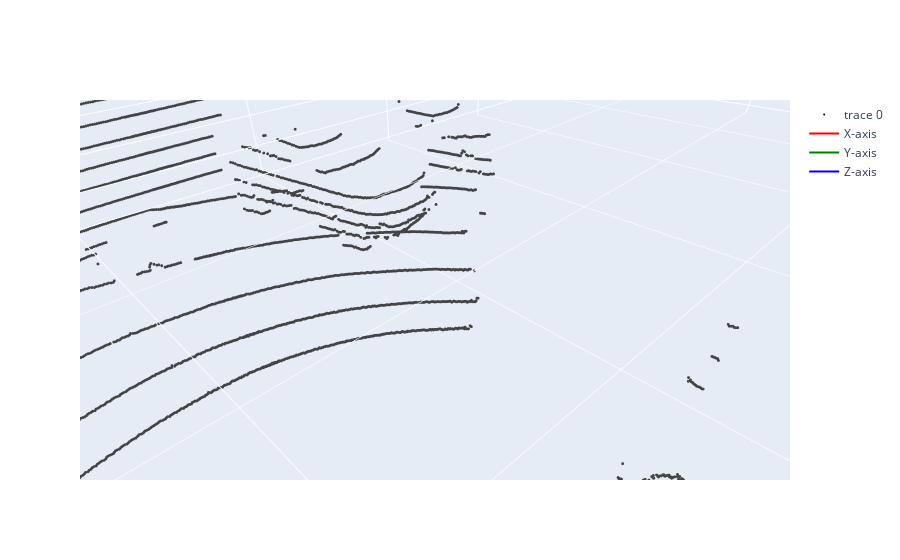
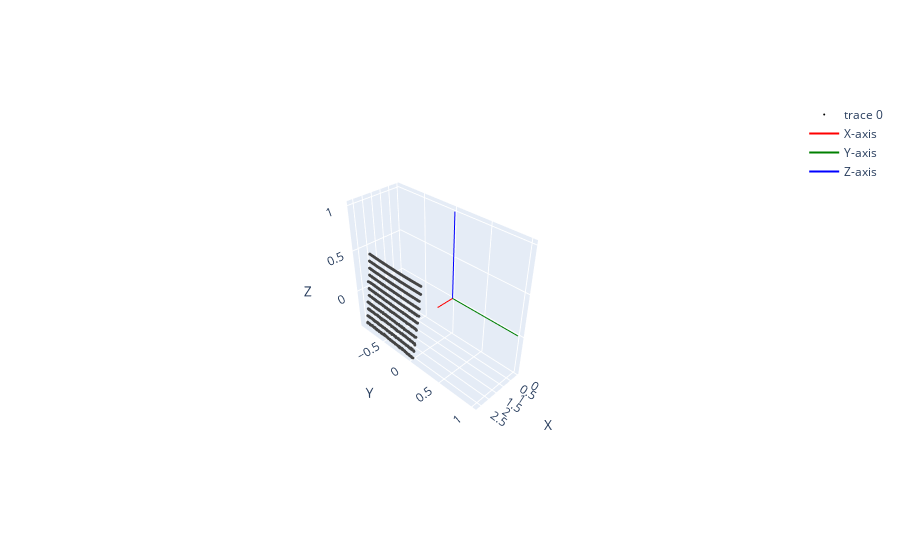

Notebook source saved alongside these figures, in order:
### Markdown cell above
## RoI and plane PCD Visualization

### Code cell
import open3d as o3d
import numpy as np
from utils.util import show_point_cloud
import random

idx = random.randint(0, len(img_files)-1)

pcd = o3d.io.read_point_cloud(os.path.join(root, 'PCD', pcd_files[idx]))
show_point_cloud(pcd, scailing=False, intensity=False)

points = np.asarray(pcd.points)
valid_mask = np.isfinite(points).all(axis=1)
points = points[valid_mask]

valid_mask = np.isfinite(points).all(axis=1)
points = points[valid_mask]

# Set region of interest (ROI)
mask = np.ones(points.shape[0])
# velodyne
mask = np.logical_and(mask, points[:, 0] < 6)
mask = np.logical_and(mask, points[:, 0] > 1)
mask = np.logical_and(mask, points[:, 1] < 3)
mask = np.logical_and(mask, points[:, 1] > -3)        
mask = np.logical_and(mask, points[:, 2] > -0.5)

roi_points = points[mask]
pcd = o3d.geometry.PointCloud()
pcd.points = o3d.utility.Vector3dVector(roi_points)

# Segment the plane using RANSAC
plane_model, inliers = pcd.segment_plane(distance_threshold=0.03, ransac_n=3, num_iterations=10000)
[a, b, c, d] = plane_model
plane_points = np.asarray(pcd.points)[inliers]

pcd.points = o3d.utility.Vector3dVector(plane_points)
plane_normal = np.array([a, b, c]) / np.linalg.norm([a, b, c])
plane_point = np.mean(plane_points, axis=0)

plane_pcd = o3d.geometry.PointCloud()
plane_pcd.points = o3d.utility.Vector3dVector(plane_points)

show_point_cloud(plane_pcd, scailing=False, intensity=False)

### Figure 1 — Plotly figure (JSON) as saved in the notebook; plotly's stock layout.template omitted (floating-point values rounded to 4 significant figures; data arrays with more than 128 entries replaced by an {"elided": "..."} marker saying what was removed)
{"data": [{"marker": {"color": [], "size": 1}, "mode": "markers", "type": "scatter3d", "x": {"elided": "25957 float values"}, "y": {"elided": "25957 float values"}, "z": {"elided": "25957 float values"}}, {"line": {"color": "red"}, "mode": "lines", "name": "X-axis", "type": "scatter3d", "x": [0, 1], "y": [0, 0], "z": [0, 0]}, {"line": {"color": "green"}, "mode": "lines", "name": "Y-axis", "type": "scatter3d", "x": [0, 0], "y": [0, 1], "z": [0, 0]}, {"line": {"color": "blue"}, "mode": "lines", "name": "Z-axis", "type": "scatter3d", "x": [0, 0], "y": [0, 0], "z": [0, 1]}], "layout": {"scene": {"aspectmode": "manual", "aspectratio": {"x": 34.25, "y": 17.37, "z": 5.413}, "xaxis": {"title": {"text": "X"}}, "yaxis": {"title": {"text": "Y"}}, "zaxis": {"title": {"text": "Z"}}}}}

### Figure 2 — Plotly figure (JSON) as saved in the notebook; plotly's stock layout.template omitted (floating-point values rounded to 4 significant figures; data arrays with more than 128 entries replaced by an {"elided": "..."} marker saying what was removed)
{"data": [{"marker": {"color": [], "size": 1}, "mode": "markers", "type": "scatter3d", "x": {"elided": "1131 float values"}, "y": {"elided": "1131 float values"}, "z": {"elided": "1131 float values"}}, {"line": {"color": "red"}, "mode": "lines", "name": "X-axis", "type": "scatter3d", "x": [0, 1], "y": [0, 0], "z": [0, 0]}, {"line": {"color": "green"}, "mode": "lines", "name": "Y-axis", "type": "scatter3d", "x": [0, 0], "y": [0, 1], "z": [0, 0]}, {"line": {"color": "blue"}, "mode": "lines", "name": "Z-axis", "type": "scatter3d", "x": [0, 0], "y": [0, 0], "z": [0, 1]}], "layout": {"scene": {"aspectmode": "manual", "aspectratio": {"x": 0.3139, "y": 0.8312, "z": 0.7379}, "xaxis": {"title": {"text": "X"}}, "yaxis": {"title": {"text": "Y"}}, "zaxis": {"title": {"text": "Z"}}}}}
